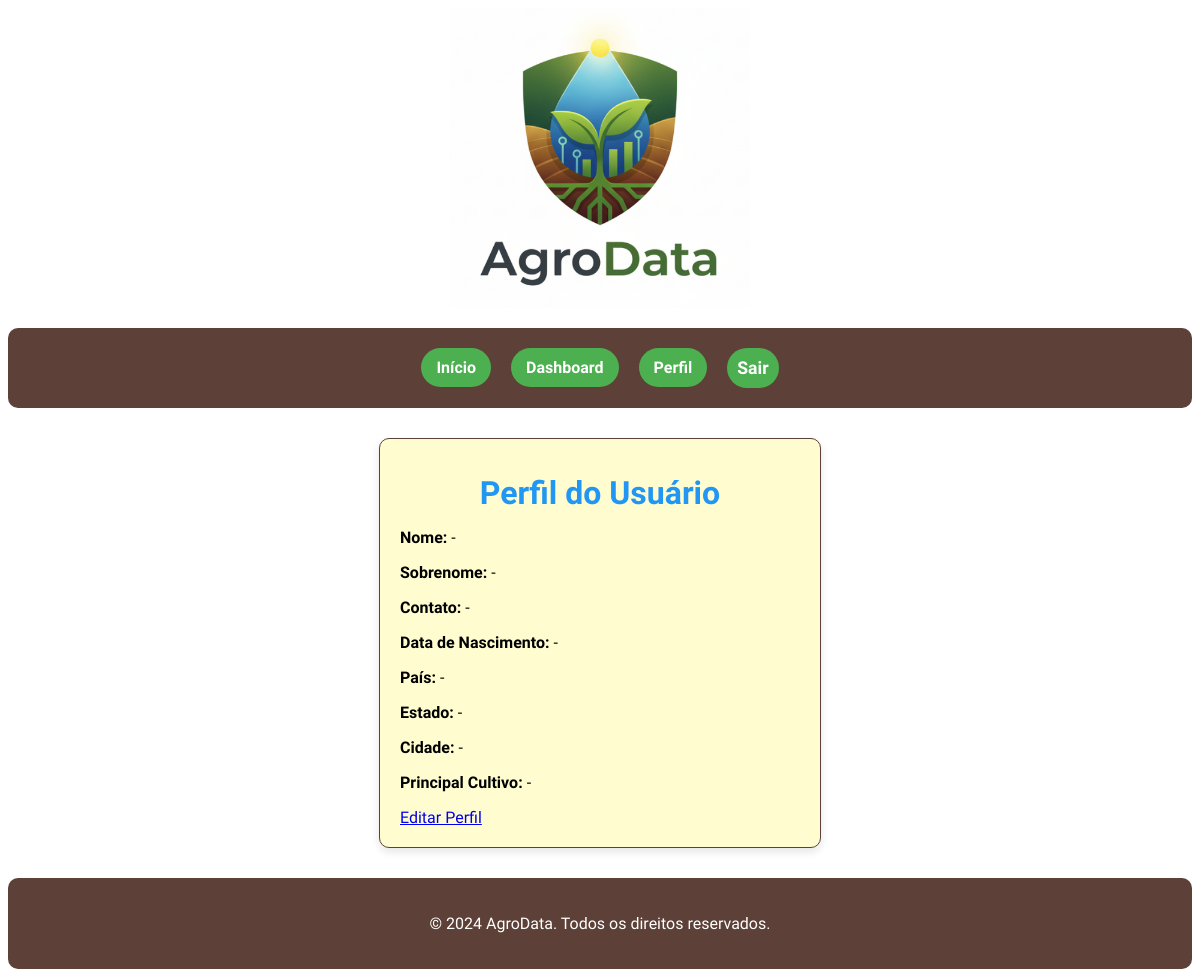
The app's page /dashboard/profile/ (signed in), older data.
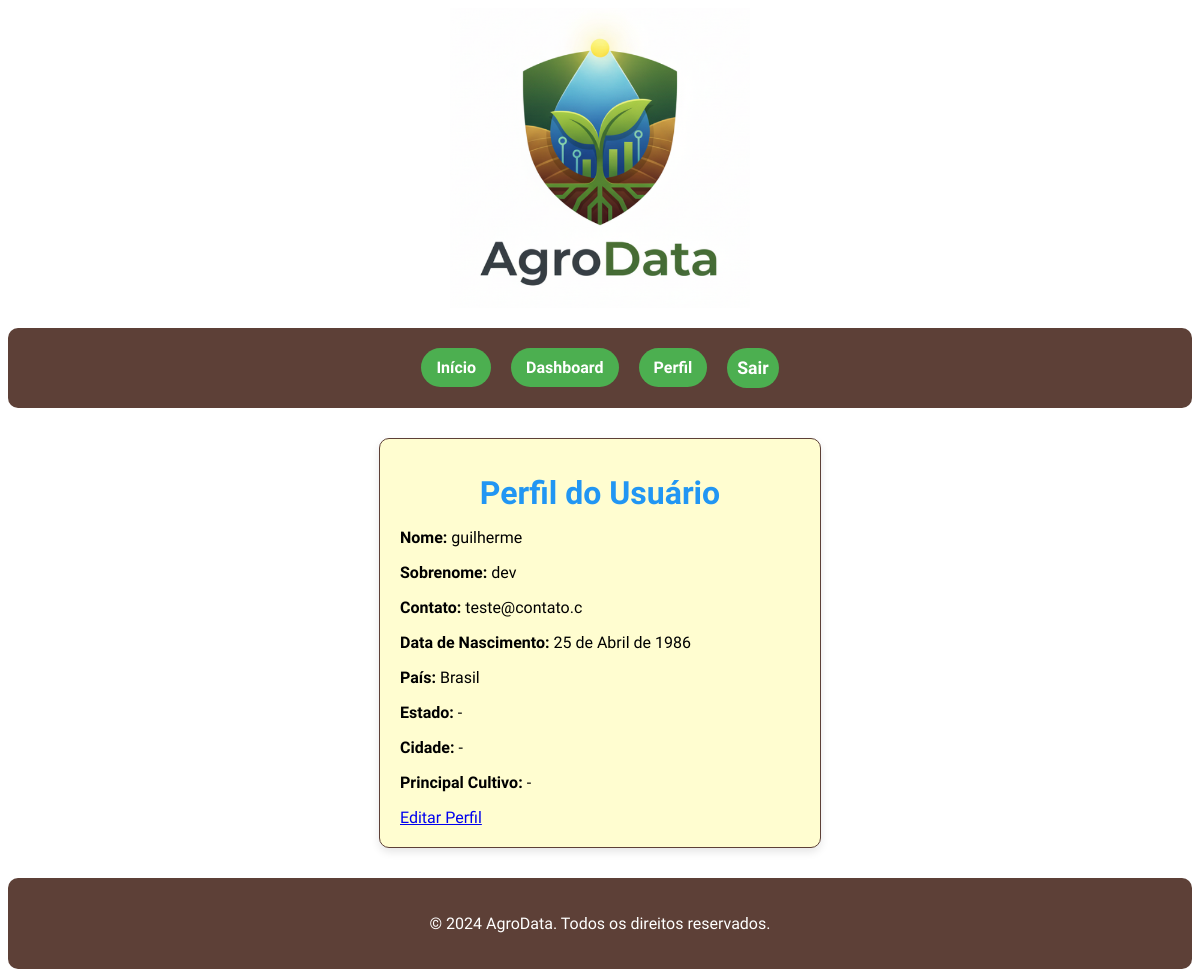
The same page, newer data.
### agro_app/models.py (models this page shows, shortened)
class Profile(models.Model):
    user = models.OneToOneField(User, on_delete=models.CASCADE)
    first_name = models.CharField(max_length=100, blank=True, null=True, verbose_name="Primeiro Nome")
    last_name = models.CharField(max_length=100, blank=True, null=True, verbose_name="Sobrenome")
    birth_date = models.DateField(blank=True, null=True, verbose_name="Data de Nascimento")
    cultivo_principal = models.CharField(max_length=100, blank=True, null=True, verbose_name="Cultivo Principal")
    contact = models.CharField(max_length=15, blank=True, null=True, verbose_name="Contato (Telefone/WhatsApp)")
    pais = models.CharField(
        max_length=100,
        null=True,
        blank=True,
        verbose_name="País"
    )
    estado = models.CharField(
        max_length=2,
        null=True,
        blank=True,
        verbose_name="Estado (ID IBGE)"
    )
    cidade = models.CharField(
        max_length=7,
        null=True,
        blank=True,
        verbose_name="Município (ID IBGE)"
    )
    telefone = models.CharField(max_length=15, blank=True, null=True)
    data_criacao = models.DateTimeField(auto_now_add=True)
    class Meta:
        verbose_name = "Perfil"
        verbose_name_plural = "Perfis"

### agro_app/views.py (the view)
# urls.py: path('profile/', views.profile, name='profile'),
@login_required
def profile(request):
    user_profile, created = Profile.objects.get_or_create(user=request.user)
    country_name = get_country_name_from_id(user_profile.pais) if user_profile.pais else None
    city_name = get_city_name_from_id(user_profile.cidade) if user_profile.cidade else None
    state_name = get_state_name_from_id(user_profile.estado) if user_profile.estado else None
    cultivo_principal_name = get_product_name_from_id(
        user_profile.cultivo_principal, user_profile.cidade
    ) if user_profile.cultivo_principal else None
    context = {
        'profile': user_profile,
        'country_name': country_name,  # NOVO: Adiciona ao contexto
        'city_name': city_name,
        'state_name': state_name,
        'cultivo_principal_name': cultivo_principal_name,
    }
    return render(request, 'profile.html', context)

### agro_app/views.py (called while the page is built, shortened)
def get_country_name_from_id(country_id):
    if not country_id: return None
    if str(country_id) in ['1058']:
        return "Brasil"
    if isinstance(country_id, str) and country_id.strip() not in ('', '-'):
        return country_id.title()

def get_city_name_from_id(city_id):
    if not city_id: return None
    try:
        url = f"https://servicodados.ibge.gov.br/api/v1/localidades/municipios/{city_id}"
        response = requests.get(url, timeout=5)
        response.raise_for_status()
        data = response.json()
        return data.get('nome')
    except (requests.RequestException, json.JSONDecodeError):
        return None

def get_state_name_from_id(state_id):
    if not state_id: return None
    try:
        url = f"https://servicodados.ibge.gov.br/api/v1/localidades/estados/{state_id}"
        response = requests.get(url, timeout=5)
        response.raise_for_status()
        data = response.json()
        return data.get('sigla')
    except (requests.RequestException, json.JSONDecodeError):
        return None

def get_product_name_from_id(product_id, city_id):
    if not product_id or not city_id: return None
    try:
        normalized_saved_id = normalize_text(str(product_id))
        products_data = get_products_for_city(city_id)
        for product in products_data:
            if product.get('id', '') == normalized_saved_id:
                return product.get('nome')  # Retorna o nome amigável (ex: 'Soja')
        return None
    except Exception:
        return None

### fichatecnica_app/data_service.py (called while the page is built, shortened)
def normalize_text(text):
    if not isinstance(text, str):
        return ""
    text = re.sub(r'\s*\([^)]*\)', '', text)
    normalized = unicodedata.normalize('NFKD', text).encode('ascii', 'ignore').decode('utf-8')
    return normalized.upper().strip()

def load_and_cache_agro_data():
    global FICHA_TECNICA_CACHE
    required_keys = list(CSV_CONFIG.keys()) + list(JSON_CONFIG.keys())
    if FICHA_TECNICA_CACHE and all(key in FICHA_TECNICA_CACHE for key in required_keys):
        return FICHA_TECNICA_CACHE, "Sucesso (Cache carregado)"

def get_products_for_city(city_id):
    data_frames, _ = load_and_cache_agro_data()
    if not data_frames:
        return []
    df_qty = data_frames.get('Quantidade produzida')
    header_map = data_frames.get('Quantidade produzida_header_map', {})
    if df_qty is None or header_map == {}:
        return []

### agro_app/templates/profile.html
{% extends 'base.html' %}
{% load static %}
{% block content %}
<div class="auth-card">
    <h2 class="sub-title">Perfil do Usuário</h2>
    <p><strong>Nome:</strong> {{ profile.first_name|default:"-" }}</p>
    <p><strong>Sobrenome:</strong> {{ profile.last_name|default:"-" }}</p>
    <p><strong>Contato:</strong> {{ profile.contact|default:"-" }}</p>
    <p><strong>Data de Nascimento:</strong> {{ profile.birth_date|default:"-" }}</p>
    <p><strong>País:</strong> {{ country_name|default:"-" }}</p>
    <p><strong>Estado:</strong> {{ state_name|default:"-" }}</p>
    <p><strong>Cidade:</strong> {{ city_name|default:"-" }}</p>
    <p><strong>Principal Cultivo:</strong> {{ cultivo_principal_name|default:"-" }}</p>
    <a href="{% url 'agro_app:profile_edit' %}">Editar Perfil</a>
</div>
{% endblock %}

### templates/base.html (shortened to what this page needs)
{% load static %}
<!DOCTYPE html>
<html lang="pt-br">
<head>
    <link rel="stylesheet" href="{% static 'assets/css/main.css' %}">
</head>
<body>
    {% include 'partials/header.html' %}
    <main>
        {% block content %}
        {% endblock %}
    </main>
    {% include 'partials/footer.html' %}
</body>
</html>

### templates/partials/header.html
{% load static %}
<header>
    <img src="{% static 'img/AgroData_transp.png' %}" alt="Logo AgroData">
    {% include 'partials/nav.html' %}
</header>

### templates/partials/nav.html (shortened to what this page needs)
<nav>
    <ul>
        <li><a href="{% url 'home:index' %}">Início</a></li>
        {% if user.is_authenticated %}
            <li><a href="{% url 'agro_app:dashboard' %}">Dashboard</a></li>
            <li><a href="{% url 'agro_app:profile' %}">Perfil</a></li>
            <li>
                <form action="{% url 'logout' %}" method="post" style="display:inline;">
                    <button type="submit">Sair</button>
                </form>
            </li>
        {% else %}
            <li><a href="{% url 'login' %}">Entrar</a></li>
            <li><a href="{% url 'home:signup' %}">Cadastre-se</a></li>
        {% endif %}
    </ul>
</nav>

### templates/partials/footer.html
<footer>
    <p>&copy; 2024 AgroData. Todos os direitos reservados.</p>
</footer>

### static/assets/css/main.css (style rules this page uses)
body { font-family: "Ubuntu", sans-serif; }
header img { display: block; margin: 0 auto; margin-bottom: 20px; width: 50%; }
nav { padding: 20px 0; }
nav ul { list-style-type: none; padding: 0; margin: 0; }
nav ul li a, nav ul li button { color: #fff; text-decoration: none; padding: 10px 15px; background-color: #4CAF50; border-radius: 20px; font-weight: bold; transition: background-color 0.3s ease; display: block; cursor: pointer; border: none; font-family: inherit; }
@media (min-width: 992px) { header img { max-width: 300px; } }
@media (min-width: 992px) { nav { background-color: #5D4037; border-radius: 10px; } }
@media (min-width: 992px) { nav ul { display: flex; justify-content: center; gap: 20px; } }
footer { background-color: #5D4037; color: #fff; text-align: center; padding: 20px 0; border-radius: 10px; }
main { margin: 0px 0; padding: 10px; }
.sub-title { font-family: "Story Script", sans-serif; color: #2196F3; text-align: center; font-size: 2em; font-weight: bold; margin: 15px 0; }
.auth-card { background-color: #FFFDD0; border: 1px solid #5D4037; border-radius: 10px; box-shadow: 0 4px 8px rgba(0, 0, 0, 0.1); padding: 20px; margin: 20px auto; max-width: 400px; }
button[type="submit"] { display: block; width: 100%; padding: 10px; background-color: #4CAF50; color: #fff; border: none; border-radius: 20px; font-size: 1.1em; font-weight: bold; cursor: pointer; transition: background-color 0.3s ease; }

Row changes from the older to the newer data that the page shows:
changed Profile: first_name "-" → "guilherme"; last_name "-" → "dev"; contact "-" → "teste@contato.c"; birth_date "-" → "25 de Abril de 1986"; pais (not shown) → "Brasil"
Text that changed along with them:
{{ country_name|default:"-" }}: "-" → (not shown)
